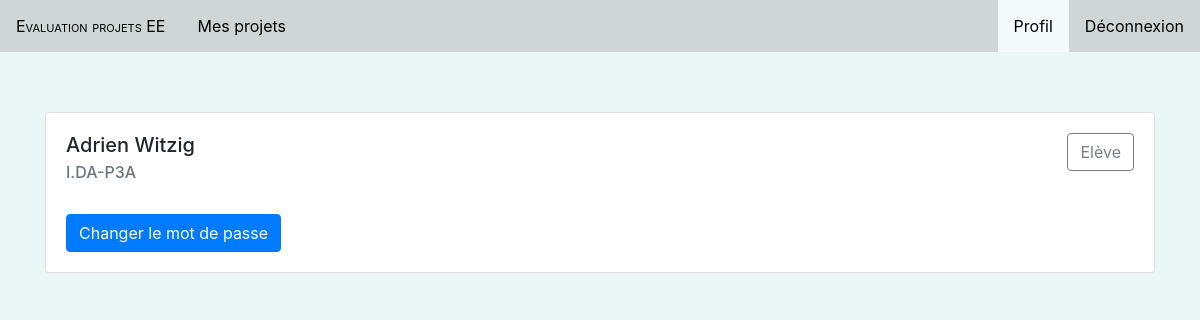
Page /index.php?page=profil (signed in) on the committed database.
### tables this page shows
CREATE TABLE `utilisateurs` (
  `idUtilisateur` int(11) NOT NULL,
  `nom` varchar(50) NOT NULL,
  `prenom` varchar(50) NOT NULL,
  `email` varchar(50) NOT NULL,
  `motDePasse` varchar(500) NOT NULL,
  `statut` enum('1','2','3') NOT NULL
);

CREATE TABLE `eleves` (
  `idEleve` int(11) NOT NULL,
  `classe` varchar(50) NOT NULL,
  `annee` varchar(20) NOT NULL,
  `idUtilisateur` int(11) NOT NULL
);

### model/getUtilisateurById.php (called while the page is built)
<?php
function getUtilisateurById($idUtilisateur){
  $db = connectDB();
  $query = $db->prepare("SELECT * FROM utilisateurs WHERE idUtilisateur = ?");
  $query->bindParam(1, $idUtilisateur);
  if ($query->execute()) {
    $tab = $query->fetch(PDO::FETCH_ASSOC);
    return $tab;
  }
  else {
    header('Location: ');
    }
}
?>

### model/getEleveByUtilisateur.php (called while the page is built)
<?php
function getEleveByUtilisateur($idUtilisateur) {
  $db = connectDB();
  $query = $db->prepare("SELECT idEleve FROM eleves WHERE idUtilisateur = ?");
  $query->bindParam(1, $idUtilisateur);
  if ($query->execute()) {
    $tab = $query->fetchAll(PDO::FETCH_ASSOC);
    return $tab;
  }
  else {
  }
}
?>

### model/getInfoEleve.php (called while the page is built)
<?php
function getInfoEleve($idEleve){
  $db = connectDB();
  $query = $db->prepare("SELECT * FROM utilisateurs INNER JOIN eleves ON utilisateurs.idUtilisateur = eleves.idUtilisateur WHERE idEleve = ?");
  $query->bindParam(1, $idEleve);
  if ($query->execute()) {
    $tab = $query->fetch(PDO::FETCH_ASSOC);
    return $tab;
  }
  else {
    header('Location: ');
    }
}
?>

### views/profil.php (the view, shortened to what this page needs)
<?php
include 'model/getUtilisateurById.php';
include 'model/getInfoEleve.php';
include 'model/getEleveByUtilisateur.php';
if ($_SESSION["statut"] == 3) {
  $eleve = getInfoEleve(getEleveByUtilisateur($_SESSION["id"])[0]["idEleve"]);
}
$utilisateur = getUtilisateurById($_SESSION["id"]);
?>
    <div class="marge">
    </div>
    <div class="container">
      <div class="card-deck">
        <div class="card" style="width: 18rem;">
          <div class="card-body">
            <?php
              switch ($_SESSION["statut"]) {
                case 3:
                  echo '<button type="button" style="float: right;" class="btn btn-outline-dark" disabled>Elève</button>';
                  break;
              }
            ?>
            <h5 class="card-title"><?php echo $utilisateur["prenom"]." ".$utilisateur["nom"]; ?></h5>
            <?php
              if ($_SESSION["statut"] == 3) {
                echo '<h6 class="card-subtitle mb-2 text-muted">'.$eleve["classe"].'</h6>';
              }
            ?>
            <br>
            <button type="button" class="btn btn-primary" data-toggle="modal" data-target="#modalChangeMotDePasse">Changer le mot de passe</button>
          </div>
        </div>
      </div>
    </div>
  </body>
</html>

### css/style.css (style rules this page uses)
html, body { background-color: #EAF5F5 !important; }
.marge { height: 60px; }

### rows in the picture
utilisateurs: prenom "Adrien", nom "Witzig"
eleves: idEleve+classe "I.DA-P3A"
